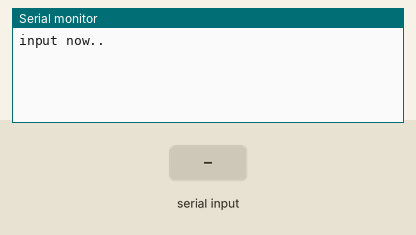
Recording of a sketch running on a simulated Arduino Leonardo, built with avr-gcc and run on an emulated ATmega32U4. On the bench: the last lines printed to the serial monitor. The inputs (shaded band) are chosen by the test bench.

Above: at 1.2 s.
1.3 s: "90,45\n" received over Serial
At 2.46 s:
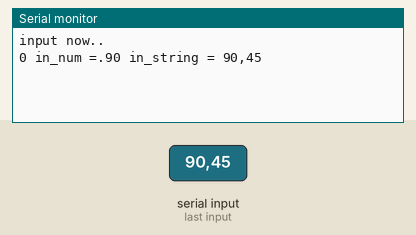
3.8 s: "5\n" received over Serial
At 4.96 s:
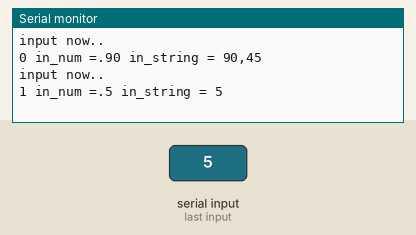

Measured:
- after the input at 1.3 s, the serial monitor: prints a new line after 1.0 s (image 1)
- after the input at 3.8 s, the serial monitor: prints a new line after 1.0 s (image 2)

The sketch:

FreeRTOS_Serial_input.ino
```cpp
#include <Arduino_FreeRTOS.h>

void setup() {
  Serial.begin(9600);
  while (!Serial) {
    ; // wait for serial port to connect. Needed for native USB, on LEONARDO, MICRO, YUN, and other 32u4 based boards.
  }
}
String in_string;
int in_num;
int index;
void loop()
{
  Serial.println("input now..");
  while (!Serial.available()) {}; //waiting for input..
  in_string = Serial.readString();
  in_num = in_string.toInt();

  Serial.print(index);Serial.print(" in_num =.");Serial.print(in_num);
  Serial.print(" in_string = "); Serial.println(in_string);
  index++;
  delay(200);
}
```
